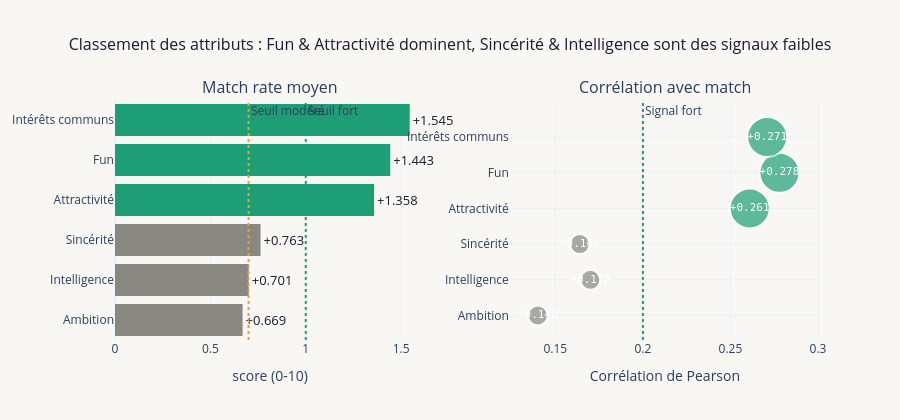

Source (notebook cell):
### Code cell
# =============================================================================
# PODIUM DES ATTRIBUTS
# =============================================================================
print("\n" + "─" * 65)
print("PODIUM DES ATTRIBUTS")
print("─" * 65)
 
# Tri par delta décroissant
sorted_pairs = sorted(zip(ATTR6_FR, ATTR6), key=lambda x: deltas[x[1]], reverse=True)
labels_sorted  = [fr for fr, _ in sorted_pairs]
deltas_sorted  = [deltas[col] for _, col in sorted_pairs]
corrs_sorted   = [corrs[col]  for _, col in sorted_pairs]
 
bar_colors = []
for d in deltas_sorted:
    if d >= 1.3:   bar_colors.append(C["match"])
    elif d >= 0.9: bar_colors.append(C["amber"])
    else:          bar_colors.append(C["neutral"])
 
fig_v2 = make_subplots(
    rows=1, cols=2,
    subplot_titles=[
        "Match rate moyen",
        "Corrélation avec match",
    ],
    horizontal_spacing=0.12,
)
 
# Delta bars
fig_v2.add_trace(go.Bar(
    y=labels_sorted[::-1],
    x=deltas_sorted[::-1],
    orientation="h",
    marker_color=bar_colors[::-1],
    marker_line_width=0,
    text=[f"+{d:.3f}" for d in deltas_sorted[::-1]],
    textposition="outside", cliponaxis=False,
    textfont=dict(size=13, color=C["dark"]),
    showlegend=False,
), row=1, col=1)
fig_v2.add_vline(x=1.0, line_dash="dot", line_color=C["match"],
    annotation_text="Seuil fort", row=1, col=1)
fig_v2.add_vline(x=0.7, line_dash="dot", line_color=C["amber"],
    annotation_text="Seuil modéré", row=1, col=1)
 
# Corrélation dots
fig_v2.add_trace(go.Scatter(
    y=labels_sorted[::-1],
    x=corrs_sorted[::-1],
    mode="markers+text",
    marker=dict(
        color=bar_colors[::-1],
        size=[40 if d >= 1.3 else 28 if d >= 0.9 else 20
              for d in deltas_sorted[::-1]],
        symbol="circle",
        line=dict(width=2, color="white"),
    ),
    text=[f"{c:+.3f}" for c in corrs_sorted[::-1]],
    textposition="middle center",
    textfont=dict(size=11, color="white", family="monospace"),
    showlegend=False,
), row=1, col=2)

fig_v2.add_vline(x=0.2, line_dash="dot", line_color=C["match"],
    annotation_text="Signal fort", row=1, col=2)
 
fig_v2.update_layout(
    title={
        "text": "Classement des attributs : Fun & Attractivité dominent, "
                "Sincérité & Intelligence sont des signaux faibles",
        "font": {"size": 16, "color": C["dark"]},
        "x": 0.5, "xanchor": "center",
    },
    height=420, plot_bgcolor=C["light_bg"],
    paper_bgcolor=C["light_bg"],
)
fig_v2.update_xaxes(title_text="score (0-10)", row=1, col=1)
fig_v2.update_xaxes(title_text="Corrélation de Pearson", row=1, col=2)
fig_v2.show()

### Figure 1 — Plotly figure (JSON) as saved in the notebook; plotly's stock layout.template omitted (floating-point values rounded to 4 significant figures)
{"data": [{"cliponaxis": false, "marker": {"color": ["#888780", "#888780", "#888780", "#1D9E75", "#1D9E75", "#1D9E75"], "line": {"width": 0}}, "orientation": "h", "showlegend": false, "text": ["+0.669", "+0.701", "+0.763", "+1.358", "+1.443", "+1.545"], "textfont": {"color": "#1A1A2E", "size": 13}, "textposition": "outside", "type": "bar", "x": [0.669, 0.701, 0.763, 1.358, 1.443, 1.545], "xaxis": "x", "y": ["Ambition", "Intelligence", "Sincérité", "Attractivité", "Fun", "Intérêts communs"], "yaxis": "y"}, {"marker": {"color": ["#888780", "#888780", "#888780", "#1D9E75", "#1D9E75", "#1D9E75"], "line": {"color": "white", "width": 2}, "size": [20, 20, 20, 40, 40, 40], "symbol": "circle"}, "mode": "markers+text", "showlegend": false, "text": ["+0.140", "+0.170", "+0.164", "+0.261", "+0.278", "+0.271"], "textfont": {"color": "white", "family": "monospace", "size": 11}, "textposition": "middle center", "type": "scatter", "x": [0.14, 0.17, 0.164, 0.261, 0.278, 0.271], "xaxis": "x2", "y": ["Ambition", "Intelligence", "Sincérité", "Attractivité", "Fun", "Intérêts communs"], "yaxis": "y2"}], "layout": {"annotations": [{"font": {"size": 16}, "showarrow": false, "text": "Match rate moyen", "x": 0.22, "xanchor": "center", "xref": "paper", "y": 1, "yanchor": "bottom", "yref": "paper"}, {"font": {"size": 16}, "showarrow": false, "text": "Corrélation avec match", "x": 0.78, "xanchor": "center", "xref": "paper", "y": 1, "yanchor": "bottom", "yref": "paper"}, {"showarrow": false, "text": "Seuil fort", "x": 1, "xanchor": "left", "xref": "x", "y": 1, "yanchor": "top", "yref": "y domain"}, {"showarrow": false, "text": "Seuil modéré", "x": 0.7, "xanchor": "left", "xref": "x", "y": 1, "yanchor": "top", "yref": "y domain"}, {"showarrow": false, "text": "Signal fort", "x": 0.2, "xanchor": "left", "xref": "x2", "y": 1, "yanchor": "top", "yref": "y2 domain"}], "height": 420, "paper_bgcolor": "#F8F7F4", "plot_bgcolor": "#F8F7F4", "shapes": [{"line": {"color": "#1D9E75", "dash": "dot"}, "type": "line", "x0": 1, "x1": 1, "xref": "x", "y0": 0, "y1": 1, "yref": "y domain"}, {"line": {"color": "#EF9F27", "dash": "dot"}, "type": "line", "x0": 0.7, "x1": 0.7, "xref": "x", "y0": 0, "y1": 1, "yref": "y domain"}, {"line": {"color": "#1D9E75", "dash": "dot"}, "type": "line", "x0": 0.2, "x1": 0.2, "xref": "x2", "y0": 0, "y1": 1, "yref": "y2 domain"}], "title": {"font": {"color": "#1A1A2E", "size": 16}, "text": "Classement des attributs : Fun & Attractivité dominent, Sincérité & Intelligence sont des signaux faibles", "x": 0.5, "xanchor": "center"}, "xaxis": {"anchor": "y", "domain": [0, 0.44], "title": {"text": "score (0-10)"}}, "xaxis2": {"anchor": "y2", "domain": [0.56, 1], "title": {"text": "Corrélation de Pearson"}}, "yaxis": {"anchor": "x", "domain": [0, 1]}, "yaxis2": {"anchor": "x2", "domain": [0, 1]}}}
